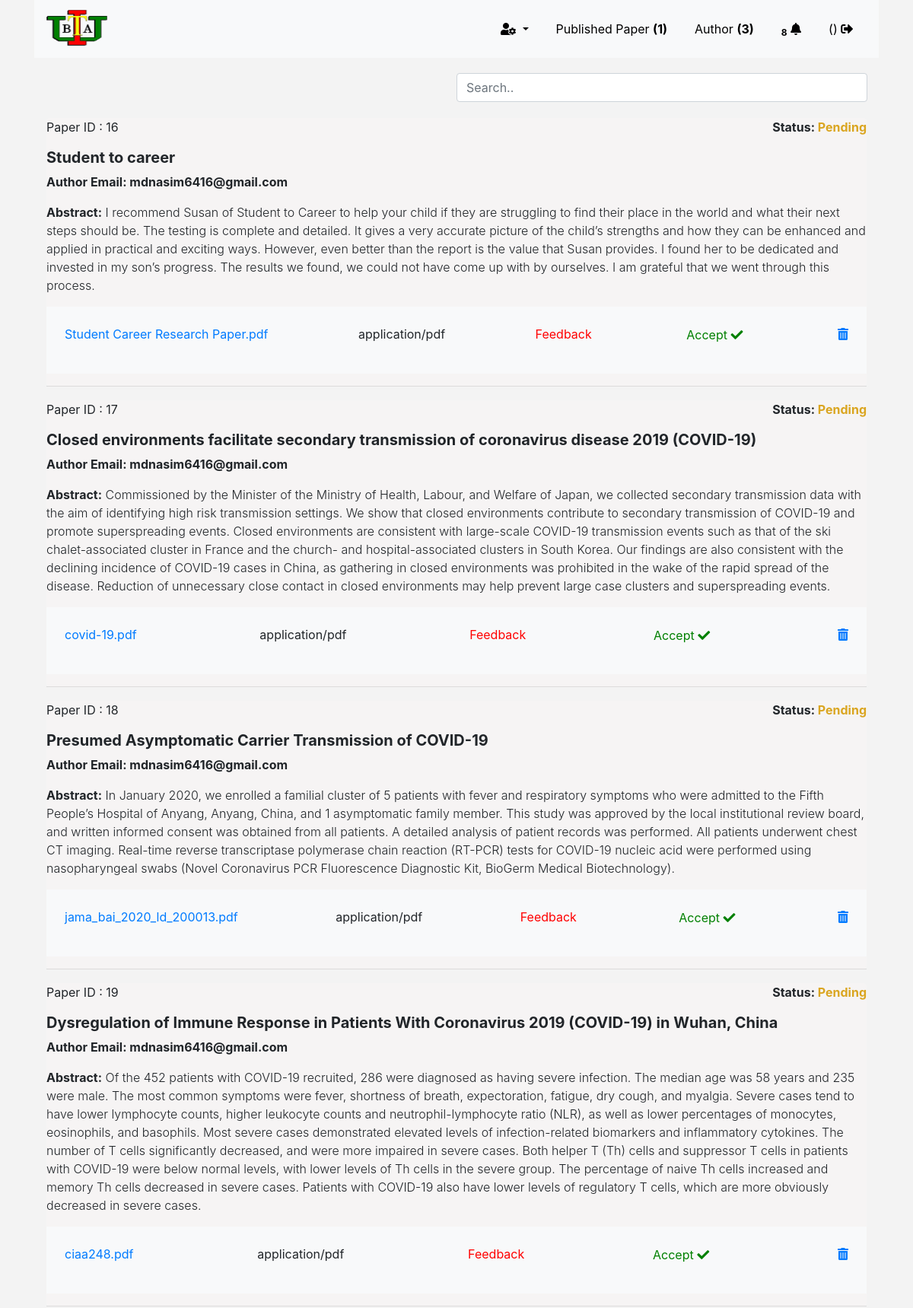
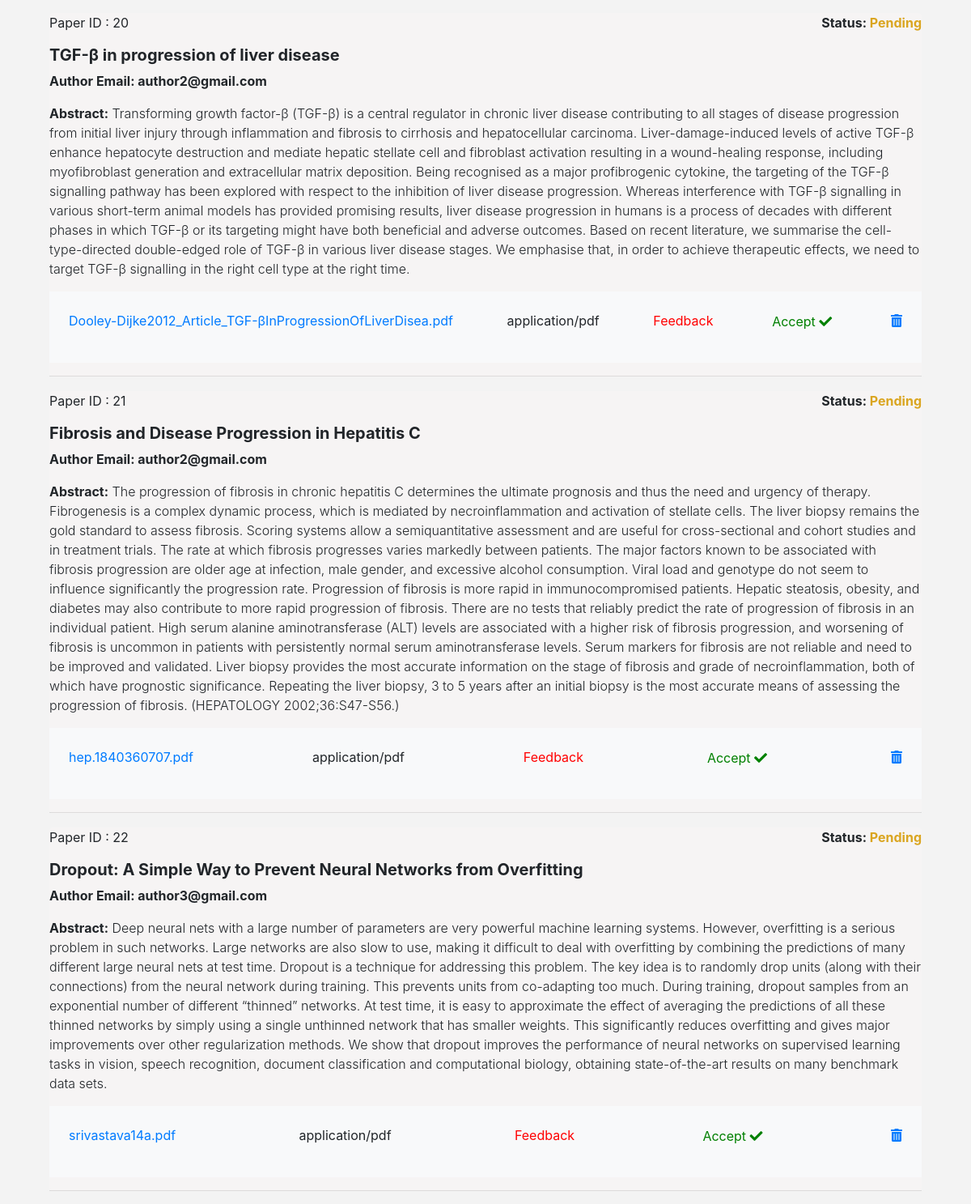
The app's page /php/unpublished-paper.php (upper part) with its own data (2 pictures, top to bottom).
### tables this page shows
CREATE TABLE `paper` (
  `id` int(11) NOT NULL,
  `authoremail` varchar(100) NOT NULL,
  `papername` varchar(255) NOT NULL,
  `abstract` varchar(8000) NOT NULL,
  `name` varchar(255) NOT NULL,
  `type` varchar(255) NOT NULL,
  `action` int(11) DEFAULT NULL
);

### php/unpublished-paper.php (the view, shortened to what this page needs)
<?php
if(strlen($_SESSION['alogin'])=="")
    {
    header("Location: login.php");
    }
    else
    {
?>
<!DOCTYPE html>
<html lang="en">
<head>
    <link rel="stylesheet" href="../css/bootstrap.min.css">
    <link rel="stylesheet" href="../css/admin-dashboard.css">
    <link rel="stylesheet" href="../css/index.css">
</head>
<body>
<div class="container">
<div class="sticky-top">
<?php
include 'admin-header.php';
?>
</div>
    <div class="content-container">
<div class="main-page">
    <div class="container-fluid">
        <div class="row page-title-div">
    <section class="section">
        <div class="container-fluid">
            <div class="row">
                <div class="col-md-12">
                                <div style="margin-top:20px;float:right;width:50%;margin-bottom:20px;">
                                <input id="myInput-admin" class="form-control" type="text" placeholder="Search..">
                               </div>
                        <div class="panel-body p-20">
   <table id="myTable-admin"  cellspacing="0" width="100%">
<tbody>
    <?php $sql = "SELECT paper.id,paper.authoremail,paper.papername,paper.abstract,paper.name,paper.type,paper.action from paper WHERE action = 0";
      $query = $dbh->prepare($sql);
      $query->execute();
      $results=$query->fetchAll(PDO::FETCH_OBJ);
      if($query->rowCount() > 0)
      {
      foreach($results as $result)
      {   ?>
            <tr>
            <td>
            <div class="jumbotron" >
            <div class="d-flex justify-content-between">
            <div>
            <p>Paper ID : <?php echo htmlentities($result->id);?></p>
            </div>
            <div>
            <p><b> Status: <?php
            $test = htmlentities($result->action);
            if ($test!=1) {
                ?>
                <span style="color:goldenrod;">
               <?php  echo "Pending";
            }
            else {
                ?>
                </span>
                <span style="color:green;">
                <?php
                echo "Published";
            }
            ?>
            </span></b></p>
            </div>
            </div>
            <h5 class="display-4"><?php echo htmlentities($result->papername);?></h5>
            <p><b>Author Email: <?php echo htmlentities($result->authoremail);?></b></p>
            <p class="lead"><span style="font-weight:bold">Abstract:</span> <?php echo htmlentities($result->abstract);?></p>
            <div class=" d-flex justify-content-between bg-light">
            <div class="p-4">
            <a href="paper-download-admin.php?id=<?php echo htmlentities($result->id);?>u " title="Download"><?php echo htmlentities($result->name);?></a>
            </div>
            <div class="p-4">
            <p><?php echo htmlentities($result->type);?></p>
            </div>
            <div class="p-4">
            <a href="feedback-paper.php?id=<?php echo htmlentities($result->id);?>" style="color:red;" title="Give Feedback">Feedback</a>
            </div>
            <div class="p-4">
            <form method="post">
            <button type="submit"  class="bg-light" name="accept-paper" onclick="return confirm('Are you sure you want accept this paper?');" style="border:none;color:green;"> Accept <i class="fas fa-check"></i></button>
            </form>
            </div>
            <div class="p-4">
            <a href="delete-paper.php?id=<?php echo htmlentities($result->id);?>&name=../documents/<?php echo htmlentities($result->name);?>"onclick="return confirm('Are you sure you want to delete this item?');"><i class="fas fa-trash-alt" title="Delete"></i></a>
            </div>
           </div>
           <hr>
            </td>
           </div>
    <?php }} ?>
</div>
</body>
</html>
    <?php } ?>

### css/index.css (style rules this page uses)
.jumbotron { background-color: rgba(248, 245, 245, 0.801) !important; margin-bottom:0px !important; }
.jumbotron h5 { font-weight:bold !important; font-size:20px; }
.jumbotron p { font-size : 16px; }
.jumbotron a { font-size:16px; }
body { background-color : #f3f3f3 !important; }

### php/unpublished-paper.php (style rules this page uses)
.jumbotron { padding:0px !important; }

### records on screen
paper: id "16", action "Pending", papername "Student to career", authoremail "mdnasim6416@gmail.com", abstract "I recommend Susan of Student to Career to help your child if they are struggling to find their place in the world and what their next steps should be. The testing is complete and detailed. It gives a very accurate picture of the child’s strengths and how they can be enhanced and applied in practical and exciting ways. However, even better than the report is the value that Susan provides. I found her to be dedicated and invested in my son’s progress. The results we found, we could not have come up with by ourselves. I am grateful that we went through this process.", name "Student Career Research Paper.pdf", type "application/pdf"
paper: id "17", action "Pending", papername "Closed environments facilitate secondary transmission of coronavirus disease 2019 (COVID-19)", authoremail "mdnasim6416@gmail.com", abstract "Commissioned by the Minister of the Ministry of Health, Labour, and Welfare of Japan, we collected secondary transmission data with the aim of identifying high risk transmission settings. We show that closed environments contribute to secondary transmission of COVID-19 and promote superspreading events. Closed environments are consistent with large-scale COVID-19 transmission events such as that of the ski chalet-associated cluster in France and the church- and hospital-associated clusters in South Korea. Our findings are also consistent with the declining incidence of COVID-19 cases in China, as gathering in closed environments was prohibited in the wake of the rapid spread of the disease.…", name "covid-19.pdf", type "application/pdf"
paper: id "18", action "Pending", papername "Presumed Asymptomatic Carrier Transmission of COVID-19", authoremail "mdnasim6416@gmail.com", abstract "In January 2020, we enrolled a familial cluster of 5 patients with fever and respiratory symptoms who were admitted to the Fifth People’s Hospital of Anyang, Anyang, China, and 1 asymptomatic family member. This study was approved by the local institutional review board, and written informed consent was obtained from all patients. A detailed analysis of patient records was performed. All patients underwent chest CT imaging. Real-time reverse transcriptase polymerase chain reaction (RT-PCR) tests for COVID-19 nucleic acid were performed using nasopharyngeal swabs (Novel Coronavirus PCR Fluorescence Diagnostic Kit, BioGerm Medical Biotechnology).", name "jama_bai_2020_ld_200013.pdf", type "application/pdf"
paper: id "19", action "Pending", papername "Dysregulation of Immune Response in Patients With Coronavirus 2019 (COVID-19) in Wuhan, China", authoremail "mdnasim6416@gmail.com", abstract "Of the 452 patients with COVID-19 recruited, 286 were diagnosed as having severe infection. The median age was 58 years and 235 were male. The most common symptoms were fever, shortness of breath, expectoration, fatigue, dry cough, and myalgia. Severe cases tend to have lower lymphocyte counts, higher leukocyte counts and neutrophil-lymphocyte ratio (NLR), as well as lower percentages of monocytes, eosinophils, and basophils. Most severe cases demonstrated elevated levels of infection-related biomarkers and inflammatory cytokines. The number of T cells significantly decreased, and were more impaired in severe cases. Both helper T (Th) cells and suppressor T cells in patients with COVID-19…", name "ciaa248.pdf", type "application/pdf"
paper: id "20", action "Pending", papername "TGF-β in progression of liver disease", authoremail "author2@gmail.com", abstract "Transforming growth factor-β (TGF-β) is a central regulator in chronic liver disease contributing to all stages of disease progression from initial liver injury through inflammation and fibrosis to cirrhosis and hepatocellular carcinoma. Liver-damage-induced levels of active TGF-β enhance hepatocyte destruction and mediate hepatic stellate cell and fibroblast activation resulting in a wound-healing response, including myofibroblast generation and extracellular matrix deposition. Being recognised as a major profibrogenic cytokine, the targeting of the TGF-β signalling pathway has been explored with respect to the inhibition of liver disease progression. Whereas interference with TGF-β…", name "Dooley-Dijke2012_Article_TGF-βInProgressionOfLiverDisea.pdf", type "application/pdf"
paper: id "21", action "Pending", papername "Fibrosis and Disease Progression in Hepatitis C", authoremail "author2@gmail.com", abstract "The progression of fibrosis in chronic hepatitis C determines the ultimate prognosis and thus the need and urgency of therapy. Fibrogenesis is a complex dynamic process, which is mediated by necroinflammation and activation of stellate cells. The liver biopsy remains the gold standard to assess fibrosis. Scoring systems allow a semiquantitative assessment and are useful for cross-sectional and cohort studies and in treatment trials. The rate at which fibrosis progresses varies markedly between patients. The major factors known to be associated with fibrosis progression are older age at infection, male gender, and excessive alcohol consumption. Viral load and genotype do not seem to…", name "hep.1840360707.pdf", type "application/pdf"
paper: id "22", action "Pending", papername "Dropout: A Simple Way to Prevent Neural Networks from Overfitting", authoremail "author3@gmail.com", abstract "Deep neural nets with a large number of parameters are very powerful machine learning systems. However, overfitting is a serious problem in such networks. Large networks are also slow to use, making it difficult to deal with overfitting by combining the predictions of many different large neural nets at test time. Dropout is a technique for addressing this problem. The key idea is to randomly drop units (along with their connections) from the neural network during training. This prevents units from co-adapting too much. During training, dropout samples from an exponential number of different “thinned” networks. At test time, it is easy to approximate the effect of averaging the predictions…", name "srivastava14a.pdf", type "application/pdf"

### other values on screen
$total_published "1"
$total_authors "3"
$total_rows "8"
